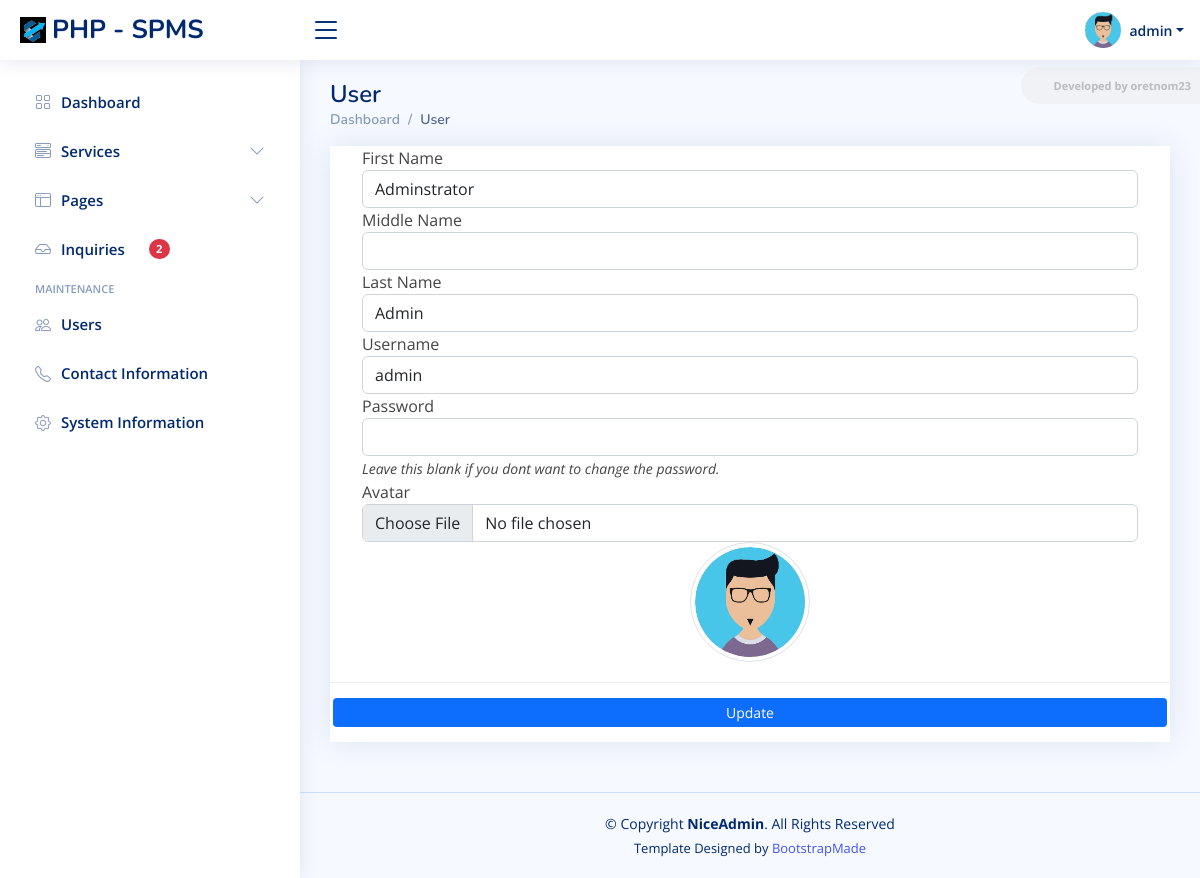
Page /admin?page=user (signed in) on the committed database.
### tables this page shows
CREATE TABLE `users` (
  `id` int(50) NOT NULL,
  `firstname` varchar(250) NOT NULL,
  `middlename` text DEFAULT NULL,
  `lastname` varchar(250) NOT NULL,
  `username` text NOT NULL,
  `password` text NOT NULL,
  `avatar` text DEFAULT NULL,
  `last_login` datetime DEFAULT NULL,
  `type` tinyint(1) NOT NULL DEFAULT 0,
  `date_added` datetime NOT NULL DEFAULT current_timestamp(),
  `date_updated` datetime DEFAULT current_timestamp() ON UPDATE current_timestamp()
);

### classes/DBConnection.php (called while the page is built, shortened)
<?php
class DBConnection{
    private $host = DB_SERVER;
    private $username = DB_USERNAME;
    private $password = DB_PASSWORD;
    private $database = DB_NAME;
    public $conn;
    public function __construct(){
        if (!isset($this->conn)) {
            $this->conn = new mysqli($this->host, $this->username, $this->password, $this->database);
        }
    }
}
?>

### classes/SystemSettings.php (called while the page is built, shortened)
<?php
class SystemSettings extends DBConnection{
	function userdata($field = ''){
		if(!empty($field)){
			if(isset($_SESSION['userdata'][$field]))
				return $_SESSION['userdata'][$field];
			else
				return null;
		}else{
			return false;
		}
	}
}
$_settings = new SystemSettings();
?>

### config.php (called while the page is built, shortened)
<?php
require_once('classes/DBConnection.php');
require_once('classes/SystemSettings.php');
function validate_image($file){
    global $_settings;
	if(!empty($file)){
        $ex = explode("?",$file);
        $file = $ex[0];
        $ts = isset($ex[1]) ? "?".$ex[1] : '';
		if(is_file(base_app.$file)){
			return base_url.$file.$ts;
		}else{
			return base_url.($_settings->info('logo'));
		}
	}else{
		return base_url.($_settings->info('logo'));
	}
}
?>

### admin/user/index.php (the view, shortened to what this page needs)
<?php
$user = $conn->query("SELECT * FROM users where id ='".$_settings->userdata('id')."'");
foreach($user->fetch_array() as $k =>$v){
	$meta[$k] = $v;
}
?>
<section class="section">
	<div class="card card-outline rounded-0 card-navy">
		<div class="card-body">
			<div class="container-fluid">
				<form action="" id="manage-user">
					<div class="form-group">
						<label for="name">First Name</label>
						<input type="text" name="firstname" id="firstname" class="form-control" value="<?php echo isset($meta['firstname']) ? $meta['firstname']: '' ?>" required>
					</div>
					<div class="form-group">
						<label for="name">Middle Name</label>
						<input type="text" name="middlename" id="middlename" class="form-control" value="<?php echo isset($meta['middlename']) ? $meta['middlename']: '' ?>">
					</div>
					<div class="form-group">
						<label for="name">Last Name</label>
						<input type="text" name="lastname" id="lastname" class="form-control" value="<?php echo isset($meta['lastname']) ? $meta['lastname']: '' ?>" required>
					</div>
					<div class="form-group">
						<label for="username">Username</label>
						<input type="text" name="username" id="username" class="form-control" value="<?php echo isset($meta['username']) ? $meta['username']: '' ?>" required  autocomplete="off">
					</div>
					<div class="form-group">
						<label for="password">Password</label>
						<input type="password" name="password" id="password" class="form-control" value="" autocomplete="off">
						<small><i>Leave this blank if you dont want to change the password.</i></small>
					</div>
					<div class="form-group">
						<label for="" class="control-label">Avatar</label>
						<div class="custom-file">
						<input type="file" class="form-control" id="customFile" name="img" onchange="displayImg(this,$(this))" accept="image/png, image/jpeg">
						</div>
					</div>
					<div class="form-group d-flex justify-content-center">
						<img src="<?php echo validate_image(isset($meta['avatar']) ? $meta['avatar'] :'') ?>" alt="" id="cimg" class="img-fluid img-thumbnail">
					</div>
				</form>
			</div>
		</div>
		<div class="card-footer">
				<div class="col-md-12">
					<div class="row">
						<button class="btn btn-sm btn-primary bg-gradient-teal border-0" form="manage-user">Update</button>
					</div>
				</div>
			</div>
	</div>
</section>

### assets/css/style.css (style rules this page uses)
:root { scroll-behavior: smooth; }
body { font-family: "Open Sans", sans-serif; background: #f6f9ff; color: #444444; }
.card { margin-bottom: 30px; border: none; border-radius: 5px; box-shadow: 0px 0 30px rgba(1, 41, 112, 0.1); }
.card-header, .card-footer { border-color: #ebeef4; background-color: #fff; color: #798eb3; padding: 15px; }
.card-body { padding: 0 20px 20px 20px; }

### admin/user/index.php (style rules this page uses)
img#cimg { height: 15vh; width: 15vh; object-fit: cover; border-radius: 100% 100%; }

### rows in the picture
users: firstname "Adminstrator", lastname "Admin", username "admin", avatar (picture)

### other values in the picture
$_settings->info('short_name') "PHP - SPMS"
$_settings->userdata('username') "admin"
format_num($messages) "2"
str_replace(['_', '/'], ' ', ($pageSplit[1] ?? $page)) "User"
